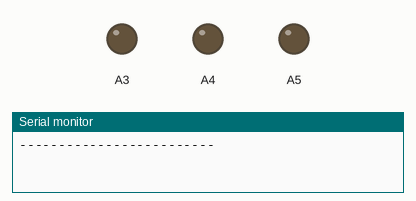
This sketch was run on a simulated Arduino Uno, built with avr-gcc and run on an emulated ATmega328P. On the bench: output pins drawn as LEDs (lit = HIGH), the last lines printed to the serial monitor.

Above: at 0.05 s.
At 2.75 s:
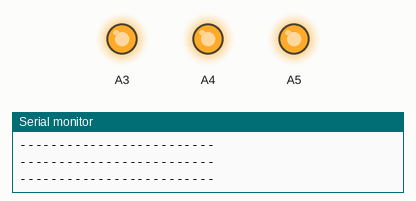
Timing chart, 0 to 3.0 s (numbered marks = the images above):
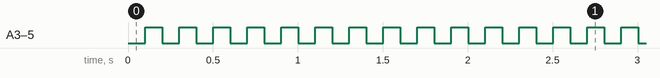

Measured:
- by itself, A3–5: alternates HIGH for 0.10 s and LOW for 0.10 s

The sketch:

EXTERNAL_SUPPLY_TEST.ino
```cpp
void setup() {
  Serial.begin(9600);      // open the serial port at 9600 bps:

  // put your setup code here, to run once:
  pinMode(A3, OUTPUT);
  pinMode(A4, OUTPUT);
  pinMode(A5, OUTPUT);
}

void loop() {
  // put your main code here, to run repeatedly:
     Serial.println(F("-------------------------"));

    digitalWrite(A3, LOW);
    digitalWrite(A4, LOW);
    digitalWrite(A5, LOW);

    delay(100);

    digitalWrite(A3, HIGH);
    digitalWrite(A4, HIGH);
    digitalWrite(A5, HIGH);

    delay(100);
}
```
